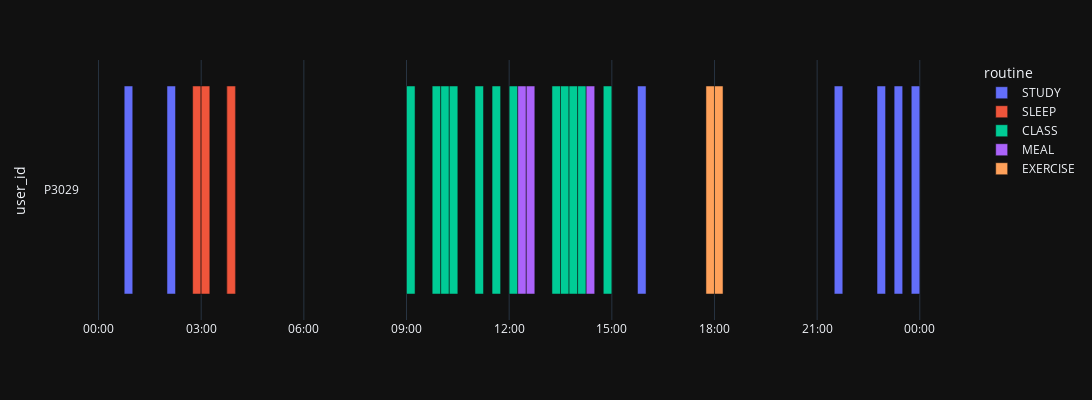

Here is the notebook cell this chart was saved with:
### Markdown cell above
### Check with Daily Routine

### Code cell
import plotly.express as px

daily_fig_df = daily_df[daily_df['routine'] != 'INDOOR']
daily_fig_df['start_at'] = pd.to_datetime(daily_df['start_at'], format='%H:%M:%S')
daily_fig_df['end_at'] = daily_fig_df['start_at'] + pd.Timedelta(minutes=15)

fig = px.timeline(
    daily_fig_df,
    x_start='start_at',
    x_end='end_at',
    y='user_id',
    color='routine',
    height=400,
    width=1200,
)
fig.update_xaxes(tickformat="%H:%M")

fig.show()

### Figure 1 — Plotly figure (JSON) as saved in the notebook; plotly's stock layout.template omitted (floating-point values rounded to 4 significant figures)
{"data": [{"alignmentgroup": "True", "base": ["1900-01-01T00:45:00", "1900-01-01T02:00:00", "1900-01-01T15:45:00", "1900-01-01T21:30:00", "1900-01-01T22:45:00", "1900-01-01T23:15:00", "1900-01-01T23:45:00"], "hovertemplate": "routine=STUDY<br>start_at=%{base}<br>end_at=%{x}<br>user_id=%{y}<extra></extra>", "legendgroup": "STUDY", "marker": {"color": "#636efa", "pattern": {"shape": ""}}, "name": "STUDY", "offsetgroup": "STUDY", "orientation": "h", "showlegend": true, "textposition": "auto", "x": [900000.0, 900000.0, 900000.0, 900000.0, 900000.0, 900000.0, 900000.0], "xaxis": "x", "y": ["P3029", "P3029", "P3029", "P3029", "P3029", "P3029", "P3029"], "yaxis": "y", "type": "bar"}, {"alignmentgroup": "True", "base": ["1900-01-01T02:45:00", "1900-01-01T03:00:00", "1900-01-01T03:00:00", "1900-01-01T03:45:00", "1900-01-01T03:45:00", "1900-01-01T03:45:00"], "hovertemplate": "routine=SLEEP<br>start_at=%{base}<br>end_at=%{x}<br>user_id=%{y}<extra></extra>", "legendgroup": "SLEEP", "marker": {"color": "#EF553B", "pattern": {"shape": ""}}, "name": "SLEEP", "offsetgroup": "SLEEP", "orientation": "h", "showlegend": true, "textposition": "auto", "x": [900000.0, 900000.0, 900000.0, 900000.0, 900000.0, 900000.0], "xaxis": "x", "y": ["P3029", "P3029", "P3029", "P3029", "P3029", "P3029"], "yaxis": "y", "type": "bar"}, {"alignmentgroup": "True", "base": ["1900-01-01T09:00:00", "1900-01-01T09:45:00", "1900-01-01T10:00:00", "1900-01-01T10:15:00", "1900-01-01T11:00:00", "1900-01-01T11:30:00", "1900-01-01T12:00:00", "1900-01-01T13:15:00", "1900-01-01T13:30:00", "1900-01-01T13:45:00", "1900-01-01T14:00:00", "1900-01-01T14:45:00"], "hovertemplate": "routine=CLASS<br>start_at=%{base}<br>end_at=%{x}<br>user_id=%{y}<extra></extra>", "legendgroup": "CLASS", "marker": {"color": "#00cc96", "pattern": {"shape": ""}}, "name": "CLASS", "offsetgroup": "CLASS", "orientation": "h", "showlegend": true, "textposition": "auto", "x": [900000.0, 900000.0, 900000.0, 900000.0, 900000.0, 900000.0, 900000.0, 900000.0, 900000.0, 900000.0, 900000.0, 900000.0], "xaxis": "x", "y": ["P3029", "P3029", "P3029", "P3029", "P3029", "P3029", "P3029", "P3029", "P3029", "P3029", "P3029", "P3029"], "yaxis": "y", "type": "bar"}, {"alignmentgroup": "True", "base": ["1900-01-01T12:15:00", "1900-01-01T12:30:00", "1900-01-01T14:15:00"], "hovertemplate": "routine=MEAL<br>start_at=%{base}<br>end_at=%{x}<br>user_id=%{y}<extra></extra>", "legendgroup": "MEAL", "marker": {"color": "#ab63fa", "pattern": {"shape": ""}}, "name": "MEAL", "offsetgroup": "MEAL", "orientation": "h", "showlegend": true, "textposition": "auto", "x": [900000.0, 900000.0, 900000.0], "xaxis": "x", "y": ["P3029", "P3029", "P3029"], "yaxis": "y", "type": "bar"}, {"alignmentgroup": "True", "base": ["1900-01-01T17:45:00", "1900-01-01T18:00:00"], "hovertemplate": "routine=EXERCISE<br>start_at=%{base}<br>end_at=%{x}<br>user_id=%{y}<extra></extra>", "legendgroup": "EXERCISE", "marker": {"color": "#FFA15A", "pattern": {"shape": ""}}, "name": "EXERCISE", "offsetgroup": "EXERCISE", "orientation": "h", "showlegend": true, "textposition": "auto", "x": [900000.0, 900000.0], "xaxis": "x", "y": ["P3029", "P3029"], "yaxis": "y", "type": "bar"}], "layout": {"xaxis": {"anchor": "y", "domain": [0.0, 1.0], "type": "date", "tickformat": "%H:%M"}, "yaxis": {"anchor": "x", "domain": [0.0, 1.0], "title": {"text": "user_id"}}, "legend": {"title": {"text": "routine"}, "tracegroupgap": 0}, "margin": {"t": 60}, "barmode": "overlay", "height": 400, "width": 1200}}
